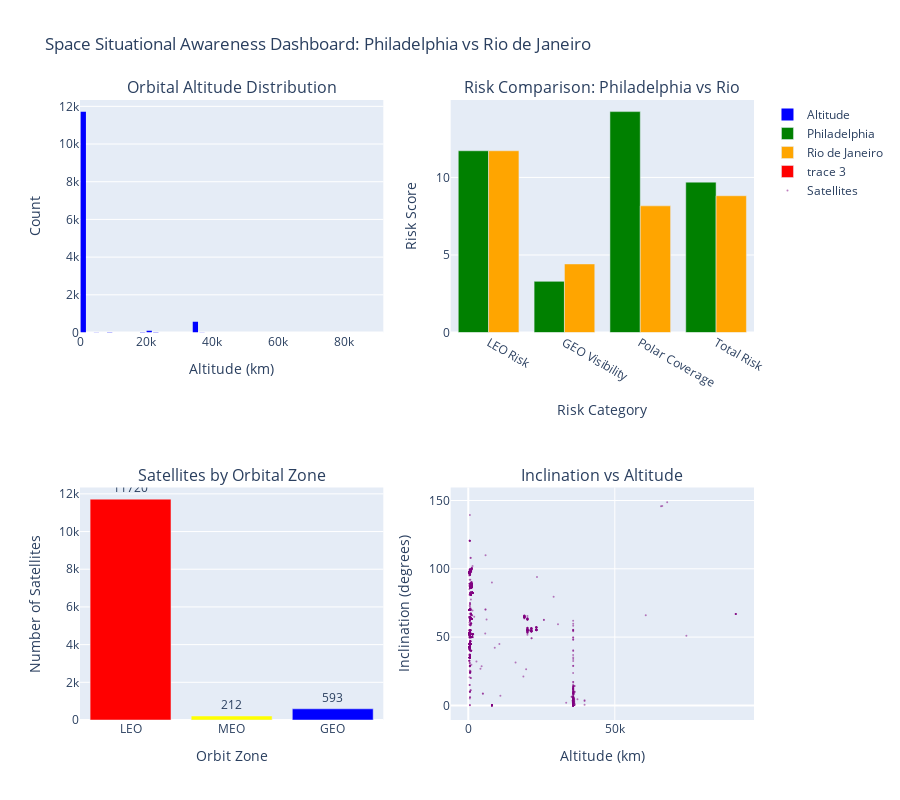

Notebook code for this chart:
### Code cell
import requests
import pandas as pd
import numpy as np
from skyfield.api import load, EarthSatellite, wgs84, utc
from datetime import datetime, timedelta
import plotly.graph_objects as go
from plotly.subplots import make_subplots

# Step 1: Fetch satellite data
print("Fetching satellite data...")
url = "https://celestrak.org/NORAD/elements/gp.php?GROUP=active&FORMAT=tle"
response = requests.get(url)

satellites = []
lines = response.text.strip().split('\n')
ts = load.timescale()

for i in range(0, len(lines)-2, 3):
    try:
        name = lines[i].strip()
        line1 = lines[i+1].strip()
        line2 = lines[i+2].strip()
        
        mean_motion = float(line2[52:63])
        orbital_period_minutes = 1440 / mean_motion
        altitude_km = ((orbital_period_minutes * 60)**2 * 398600.5 / (4 * np.pi**2))**(1/3) - 6371
        
        satellites.append({
            'name': name,
            'norad_id': line1[2:7],
            'inclination': float(line2[8:16]),
            'eccentricity': float('0.' + line2[26:33]),
            'mean_motion': mean_motion,
            'altitude_km': altitude_km
        })
    except:
        continue

df_satellites = pd.DataFrame(satellites)
print(f"Loaded {len(df_satellites)} satellites\n")

# Step 2: Define cities
cities = {
    'Philadelphia': {'lat': 39.9526, 'lon': -75.1652},
    'Rio de Janeiro': {'lat': -22.9068, 'lon': -43.1729}
}

# Step 3: Create risk assessment based on orbital characteristics
cities_risk = []
for city_name, coords in cities.items():
    lat = coords['lat']
    
    # Calculate risk factors
    leo_count = len(df_satellites[df_satellites['altitude_km'] < 2000])
    leo_risk = leo_count / 1000
    
    geo_visibility = 1 - (abs(lat) / 90)
    geo_count = len(df_satellites[df_satellites['altitude_km'] >= 35786])
    geo_risk = geo_count * geo_visibility / 100
    
    polar_sats = df_satellites[(df_satellites['inclination'] > 80) & 
                               (df_satellites['inclination'] < 100)]
    polar_risk = len(polar_sats) * (abs(lat) / 90) / 100
    
    total_risk = (leo_risk * 0.5 + geo_risk * 0.3 + polar_risk * 0.2)
    
    cities_risk.append({
        'City': city_name,
        'Latitude': lat,
        'Longitude': coords['lon'],
        'LEO Risk Factor': round(leo_risk, 3),
        'GEO Visibility Factor': round(geo_risk, 3),
        'Polar Coverage Factor': round(polar_risk, 3),
        'Total Risk Score': round(total_risk, 3),
        'Risk Level': 'High' if total_risk > 0.5 else 'Medium' if total_risk > 0.3 else 'Low'
    })

risk_df = pd.DataFrame(cities_risk)
print("City Risk Assessment:")
print(risk_df[['City', 'LEO Risk Factor', 'GEO Visibility Factor', 
               'Polar Coverage Factor', 'Total Risk Score', 'Risk Level']].to_string())
print("\n")

# Step 4: Create comprehensive dashboard
fig = make_subplots(
    rows=2, cols=2,
    subplot_titles=('Orbital Altitude Distribution', 
                    'Risk Comparison: Philadelphia vs Rio',
                    'Satellites by Orbital Zone', 
                    'Inclination vs Altitude'),
    specs=[[{'type': 'histogram'}, {'type': 'bar'}],
           [{'type': 'bar'}, {'type': 'scatter'}]]
)

# Plot 1: Altitude distribution
fig.add_trace(
    go.Histogram(x=df_satellites['altitude_km'], nbinsx=50, 
                 name='Altitude', marker_color='blue'),
    row=1, col=1
)

# Plot 2: Risk comparison
fig.add_trace(
    go.Bar(name='Philadelphia', 
           x=['LEO Risk', 'GEO Visibility', 'Polar Coverage', 'Total Risk'], 
           y=[risk_df.iloc[0]['LEO Risk Factor'], 
              risk_df.iloc[0]['GEO Visibility Factor'],
              risk_df.iloc[0]['Polar Coverage Factor'],
              risk_df.iloc[0]['Total Risk Score']],
           marker_color='green'),
    row=1, col=2
)
fig.add_trace(
    go.Bar(name='Rio de Janeiro', 
           x=['LEO Risk', 'GEO Visibility', 'Polar Coverage', 'Total Risk'], 
           y=[risk_df.iloc[1]['LEO Risk Factor'], 
              risk_df.iloc[1]['GEO Visibility Factor'],
              risk_df.iloc[1]['Polar Coverage Factor'],
              risk_df.iloc[1]['Total Risk Score']],
           marker_color='orange'),
    row=1, col=2
)

# Plot 3: Satellites by zone
leo = len(df_satellites[df_satellites['altitude_km'] < 2000])
meo = len(df_satellites[(df_satellites['altitude_km'] >= 2000) & 
                        (df_satellites['altitude_km'] < 35786)])
geo = len(df_satellites[df_satellites['altitude_km'] >= 35786])

fig.add_trace(
    go.Bar(x=['LEO', 'MEO', 'GEO'],
           y=[leo, meo, geo],
           text=[f'{leo}', f'{meo}', f'{geo}'],
           textposition='outside',
           marker_color=['red', 'yellow', 'blue']),
    row=2, col=1
)

# Plot 4: Inclination vs Altitude scatter
fig.add_trace(
    go.Scatter(x=df_satellites['altitude_km'], 
               y=df_satellites['inclination'],
               mode='markers',
               marker=dict(size=2, opacity=0.5, color='purple'),
               name='Satellites'),
    row=2, col=2
)

# Update layout
fig.update_layout(height=800, showlegend=True, 
                  title_text="Space Situational Awareness Dashboard: Philadelphia vs Rio de Janeiro")
fig.update_xaxes(title_text="Altitude (km)", row=1, col=1)
fig.update_xaxes(title_text="Risk Category", row=1, col=2)
fig.update_xaxes(title_text="Orbit Zone", row=2, col=1)
fig.update_xaxes(title_text="Altitude (km)", row=2, col=2)
fig.update_yaxes(title_text="Count", row=1, col=1)
fig.update_yaxes(title_text="Risk Score", row=1, col=2)
fig.update_yaxes(title_text="Number of Satellites", row=2, col=1)
fig.update_yaxes(title_text="Inclination (degrees)", row=2, col=2)

fig.show()

# Summary statistics for presentation
print("\nKey Findings for Presentation:")
print(f"- Total Active Satellites Tracked: {len(df_satellites)}")
print(f"- LEO Satellites (highest collision risk): {leo}")
print(f"- Philadelphia Risk Level: {risk_df.iloc[0]['Risk Level']} (Score: {risk_df.iloc[0]['Total Risk Score']})")
print(f"- Rio de Janeiro Risk Level: {risk_df.iloc[1]['Risk Level']} (Score: {risk_df.iloc[1]['Total Risk Score']})")

### Figure 1 — Plotly figure (JSON) as saved in the notebook; plotly's stock layout.template omitted (floating-point values rounded to 4 significant figures; data arrays with more than 128 entries replaced by an {"elided": "..."} marker saying what was removed)
{"data": [{"marker": {"color": "blue"}, "name": "Altitude", "nbinsx": 50, "type": "histogram", "x": {"elided": "12525 float values"}, "xaxis": "x", "yaxis": "y"}, {"marker": {"color": "green"}, "name": "Philadelphia", "type": "bar", "x": ["LEO Risk", "GEO Visibility", "Polar Coverage", "Total Risk"], "xaxis": "x2", "y": [11.72, 3.298, 14.24, 9.698], "yaxis": "y2"}, {"marker": {"color": "orange"}, "name": "Rio de Janeiro", "type": "bar", "x": ["LEO Risk", "GEO Visibility", "Polar Coverage", "Total Risk"], "xaxis": "x2", "y": [11.72, 4.421, 8.168, 8.82], "yaxis": "y2"}, {"marker": {"color": ["red", "yellow", "blue"]}, "text": ["11720", "212", "593"], "textposition": "outside", "type": "bar", "x": ["LEO", "MEO", "GEO"], "xaxis": "x3", "y": [11720, 212, 593], "yaxis": "y3"}, {"marker": {"color": "purple", "opacity": 0.5, "size": 2}, "mode": "markers", "name": "Satellites", "type": "scatter", "x": {"elided": "12525 float values"}, "xaxis": "x4", "y": {"elided": "12525 float values"}, "yaxis": "y4"}], "layout": {"annotations": [{"font": {"size": 16}, "showarrow": false, "text": "Orbital Altitude Distribution", "x": 0.225, "xanchor": "center", "xref": "paper", "y": 1, "yanchor": "bottom", "yref": "paper"}, {"font": {"size": 16}, "showarrow": false, "text": "Risk Comparison: Philadelphia vs Rio", "x": 0.775, "xanchor": "center", "xref": "paper", "y": 1, "yanchor": "bottom", "yref": "paper"}, {"font": {"size": 16}, "showarrow": false, "text": "Satellites by Orbital Zone", "x": 0.225, "xanchor": "center", "xref": "paper", "y": 0.375, "yanchor": "bottom", "yref": "paper"}, {"font": {"size": 16}, "showarrow": false, "text": "Inclination vs Altitude", "x": 0.775, "xanchor": "center", "xref": "paper", "y": 0.375, "yanchor": "bottom", "yref": "paper"}], "height": 800, "showlegend": true, "title": {"text": "Space Situational Awareness Dashboard: Philadelphia vs Rio de Janeiro"}, "xaxis": {"anchor": "y", "domain": [0, 0.45], "title": {"text": "Altitude (km)"}}, "xaxis2": {"anchor": "y2", "domain": [0.55, 1], "title": {"text": "Risk Category"}}, "xaxis3": {"anchor": "y3", "domain": [0, 0.45], "title": {"text": "Orbit Zone"}}, "xaxis4": {"anchor": "y4", "domain": [0.55, 1], "title": {"text": "Altitude (km)"}}, "yaxis": {"anchor": "x", "domain": [0.625, 1], "title": {"text": "Count"}}, "yaxis2": {"anchor": "x2", "domain": [0.625, 1], "title": {"text": "Risk Score"}}, "yaxis3": {"anchor": "x3", "domain": [0, 0.375], "title": {"text": "Number of Satellites"}}, "yaxis4": {"anchor": "x4", "domain": [0, 0.375], "title": {"text": "Inclination (degrees)"}}}}
